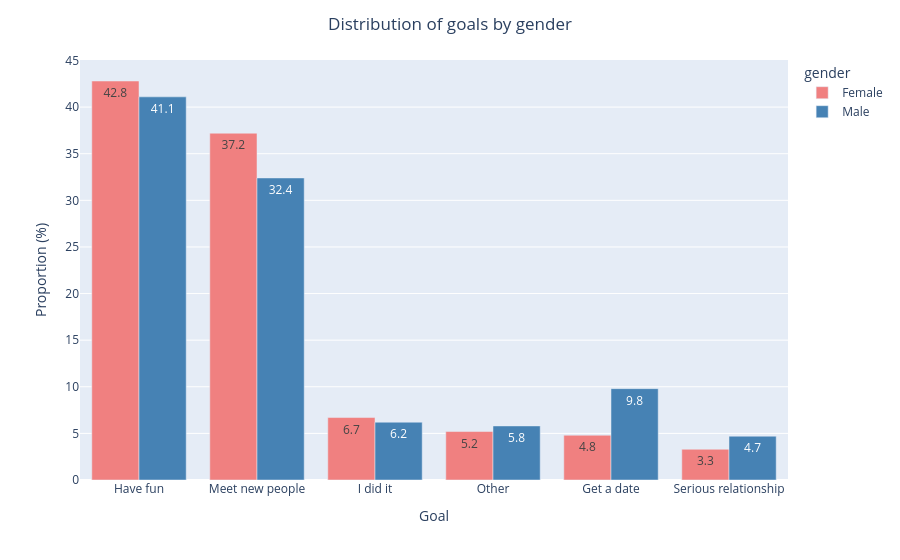

The notebook cell saved with this chart:
### Code cell
df_goal_gender = df_goal_gender.sort_values('count', ascending=False)

fig = px.bar(
    df_goal_gender,
    x='goal',
    y='proportion (%)',
    color='gender',
    color_discrete_map = {
        'Male': 'steelblue',
        'Female': 'lightcoral'
    },
    barmode='group',
    text='proportion (%)'
)

fig.update_layout(
    title="Distribution of goals by gender",
    xaxis_title="Goal",
    yaxis_title="Proportion (%)"
)
fig.update_layout(title_x=0.5)
fig.show()

### Figure 1 — Plotly figure (JSON) as saved in the notebook; plotly's stock layout.template omitted (floating-point values rounded to 4 significant figures)
{"data": [{"alignmentgroup": "True", "hovertemplate": "gender=Female<br>goal=%{x}<br>proportion (%)=%{text}<extra></extra>", "legendgroup": "Female", "marker": {"color": "lightcoral", "pattern": {"shape": ""}}, "name": "Female", "offsetgroup": "Female", "orientation": "v", "showlegend": true, "text": [42.8, 37.2, 6.7, 5.2, 4.8, 3.3], "textposition": "auto", "type": "bar", "x": ["Have fun", "Meet new people", "I did it", "Other", "Get a date", "Serious relationship"], "xaxis": "x", "y": [42.8, 37.2, 6.7, 5.2, 4.8, 3.3], "yaxis": "y"}, {"alignmentgroup": "True", "hovertemplate": "gender=Male<br>goal=%{x}<br>proportion (%)=%{text}<extra></extra>", "legendgroup": "Male", "marker": {"color": "steelblue", "pattern": {"shape": ""}}, "name": "Male", "offsetgroup": "Male", "orientation": "v", "showlegend": true, "text": [41.1, 32.4, 9.8, 6.2, 5.8, 4.7], "textposition": "auto", "type": "bar", "x": ["Have fun", "Meet new people", "Get a date", "I did it", "Other", "Serious relationship"], "xaxis": "x", "y": [41.1, 32.4, 9.8, 6.2, 5.8, 4.7], "yaxis": "y"}], "layout": {"barmode": "group", "legend": {"title": {"text": "gender"}, "tracegroupgap": 0}, "margin": {"t": 60}, "title": {"text": "Distribution of goals by gender", "x": 0.5}, "xaxis": {"anchor": "y", "domain": [0, 1], "title": {"text": "Goal"}}, "yaxis": {"anchor": "x", "domain": [0, 1], "title": {"text": "Proportion (%)"}}}}
